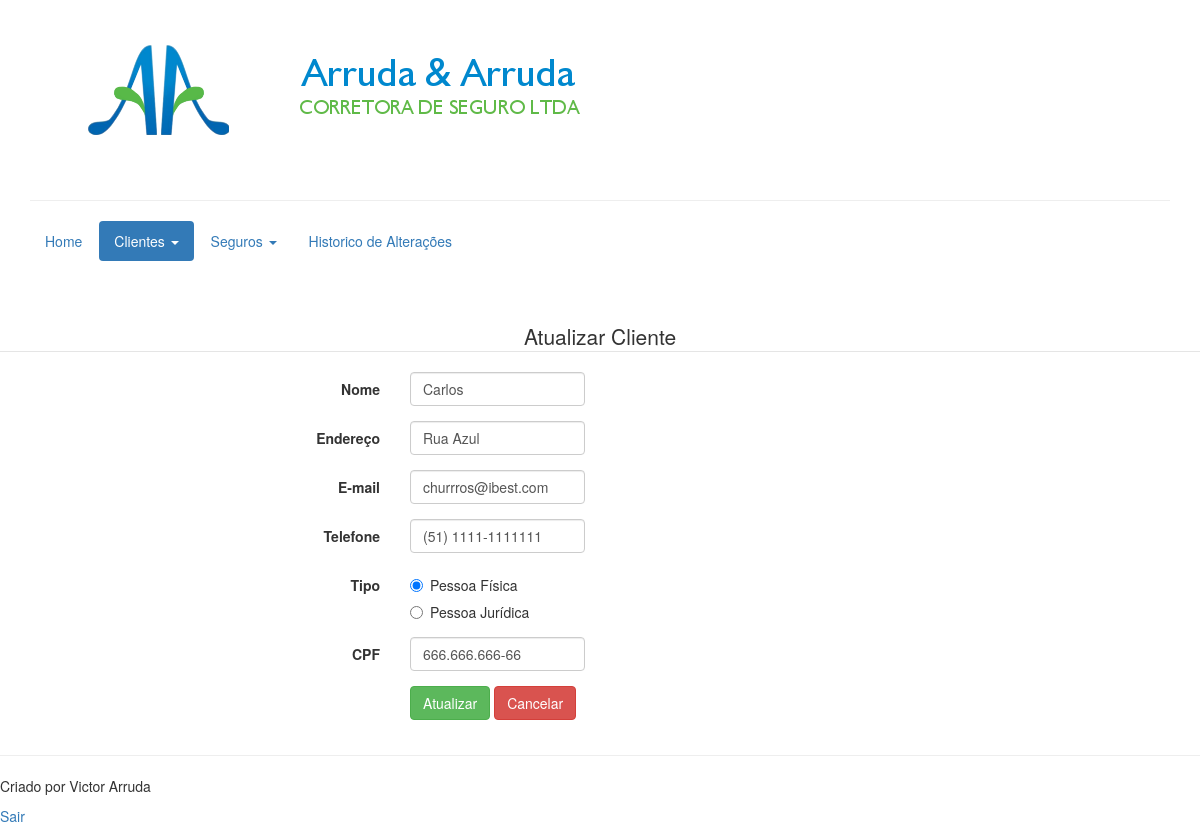
The app's page /principal.php?m=a&id=8 (signed in) with its own data.
### tables this page shows
CREATE TABLE IF NOT EXISTS `Clientes` (
`idCliente` int(11) NOT NULL,
  `nome` varchar(45) NOT NULL,
  `endereco` varchar(45) DEFAULT NULL,
  `telefone` varchar(45) DEFAULT NULL,
  `tipo` varchar(1) NOT NULL,
  `email` varchar(45) DEFAULT NULL,
  `cpf_cnpj` varchar(20) NOT NULL
);

### cls/clientesClass.php (called while the page is built, shortened)
<?php
	require_once 'conexaoClass.php';
	class clientesClass
	{
		var $resultado;
		public function getconsulta()
		{
			return $this -> resultado;
		}
		public function buscarUm($idCliente){
			$conn = new conexaoClass();
			$conn -> abrir_conexao();
			$sql = "select * from Clientes where idCliente = $idCliente";
			$this -> resultado = mysql_query($sql, $conn -> getconn());
		}
	}
?>

### cls/conexaoClass.php (called while the page is built, shortened)
<?php
	class conexaoClass
	{
		var $conn;
		function abrir_conexao()
			{
				$server  = 'localhost';
				$usuario = 'root';
				$senha = '';
				$this -> conn = mysql_connect($server,$usuario, $senha);
			}
		function getconn()
			{
				return $this -> conn;
			}
	}
?>

### atualizarCliente.php (the view, shortened to what this page needs)
<?php
require_once 'cls/clientesClass.php';
$cli = new clientesClass();
$cli-> buscarUm($_GET['id']);
$cliente = mysql_fetch_array($cli -> getconsulta());
?>
<!DOCTYPE html>
<html>
<head>
</head>
<body>
<form class="form-horizontal" method = POST action = 'processarAtualizarClientes.php'>
<fieldset>
<legend align = "center">Atualizar Cliente</legend>
<div class="form-group">
  <label class="col-md-4 control-label" for="textinput">Nome</label>
  <div class="col-md-2">
  <input id="nome" name="nome" type="text" value = "<?=$cliente['nome']?>" class="form-control input-md" required="">
  </div>
</div>
<div class="form-group">
  <label class="col-md-4 control-label" for="endereco">Endereço</label>
  <div class="col-md-2">
  <input id="endereco" name="endereco" type="text" value = "<?=$cliente['endereco']?>" class="form-control input-md">
  </div>
</div>
<div class="form-group">
  <label class="col-md-4 control-label" for="email">E-mail</label>
  <div class="col-md-2">
  <input id="email" name="email" type="text" value = "<?=$cliente['email']?>" class="form-control input-md" required="">
  </div>
</div>
<div class="form-group">
  <label class="col-md-4 control-label" for="telefone">Telefone</label>
  <div class="col-md-2">
  <input id="telefone" name="telefone" type="text" value = "<?=$cliente['telefone']?>" class="form-control input-md">
  </div>
</div>
<div class="form-group">
  <label class="col-md-4 control-label" for="radios">Tipo</label>
  <div class="col-md-4">
  <div class="radio">
    <label for="radios-0">
      <input type="radio" name="tipoCliente" id="radios-0" value="1" checked="checked" onchange="paraCPF()">
      Pessoa Física
    </label>
	</div>
  <div class="radio">
    <label for="radios-1">
      <input type="radio" name="tipoCliente" id="radios-1" value="2" onchange="paraCNPJ()">
      Pessoa Jurídica
    </label>
	</div>
  </div>
</div>
<div class="form-group">
  <label id = "texto" class="col-md-4 control-label" for="cpf_cnpj">CPF</label>
  <div class="col-md-2">
  <input id="cpf_cnpj" name="cpf_cnpj" pattern = "^[0-9]{3}.[0-9]{3}.[0-9]{3}-[0-9]{2}$" type="text" value = "<?=$cliente['cpf_cnpj']?>" class="form-control input-md" required="">
  </div>
</div>
<div class="form-group">
  <label class="col-md-4 control-label" for="atualizar"></label>
  <div class="col-md-8">
    <button id="atualizar" name="atualizar" class="btn btn-success">Atualizar</button>
    <button id="cancelar" type = "button" onclick= "getBack()" name="cancelar" class="btn btn-danger">Cancelar</button>
  </div>
</div>
</fieldset>
</form>
</body>
</html>

### records on screen
clientes: nome "Carlos", endereco "Rua Azul", email "churrros@ibest.com", telefone "(51) 1111-1111111", cpf_cnpj "666.666.666-66"
